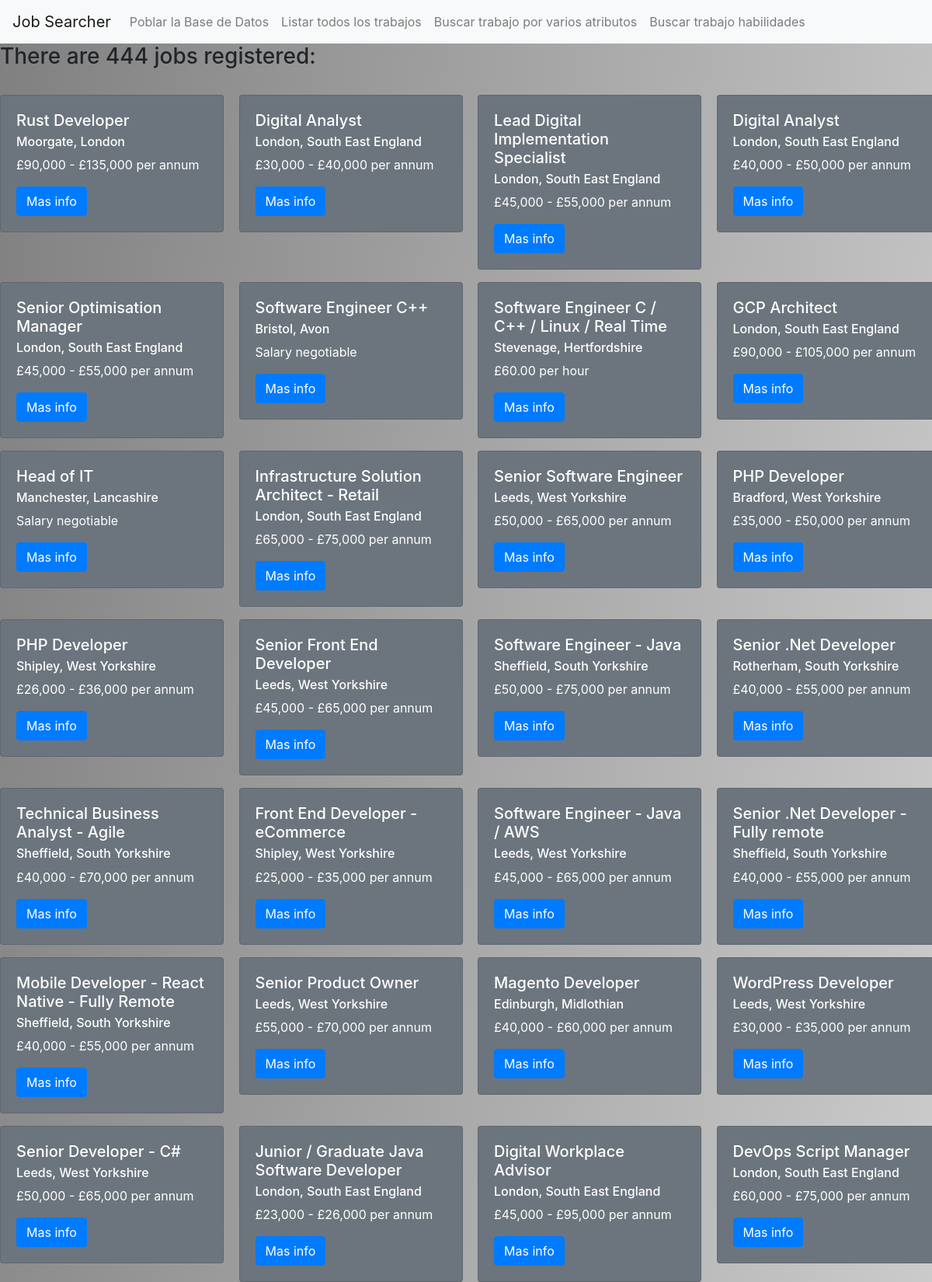
/listJobs/ (upper part), run on the app's committed database.
### principal/models.py (models this page shows, shortened)
class Job(models.Model):
    title = models.CharField(max_length=250)
    location = models.CharField(max_length=100)
    salary = models.CharField(max_length=100)
    type = models.CharField(max_length=200)
    tags = models.ManyToManyField(Tag)
    url = models.CharField(max_length=70)

### principal/views.py (the view)
# urls.py: path('listJobs/', views.listJobs),
def listJobs(request):
    jobs = Job.objects.all().values()
    return render(request,'index.html', {'jobs': jobs})

### principal/templates/index.html (shortened to what this page needs)
<!DOCTYPE html>
<html lang="en">
<head>
    <link rel="stylesheet" href="https://stackpath.bootstrapcdn.com/bootstrap/4.3.1/css/bootstrap.min.css">
</head>
<body style="background: linear-gradient(to bottom right, grey , white) no-repeat fixed; background-size: cover;">
    <div>
    {% include 'header.html' %}
    {% if jobs %}
        <h3>There are {{ jobs|length }} jobs registered:</h2>
        <br>
        <div class="row">
            {% for j in jobs %}
            <div class="col-sm-3">
                <div class="card text-white bg-secondary mb-3" style="width: 18rem;">
                    <div class="card-body">
                    <h5 class="card-title">{{ j.title }}</h5>
                    <h6 class="card-subtitle mb-2" style="color: white;">{{ j.location }} </h6>
                    <p class="card-text">{{ j.salary }} </p>
                    <a href="{{ j.url }}" class="btn btn-primary">Mas info</a>
                    </div>
                </div>
            </div>
            {% endfor %}
        </div>
    {% endif %}
    </div>
</body>
</html>

### principal/templates/header.html (shortened to what this page needs)
<nav class="navbar navbar-expand-lg navbar-light bg-light">
    <a class="navbar-brand" href="/">Job Searcher</a>
    <div class="collapse navbar-collapse" id="navbarNav">
      <ul class="navbar-nav">
        <li class="nav-item">
          <a class="nav-link" href="/populate/">Poblar la Base de Datos</a>
        </li>
        <li class="nav-item">
          <a class="nav-link" href="/listJobs/">Listar todos los trabajos</a>
        </li>
        <li class="nav-item">
          <a class="nav-link" href="/searchByMultipleField/">Buscar trabajo por varios atributos</a>
        </li>
        <li class="nav-item">
            <a class="nav-link" href="/searchBySkills/">Buscar trabajo habilidades</a>
        </li>
      </ul>
    </div>
  </nav>

### data on the page
Job: title "Rust Developer", location "Moorgate, London", salary "£90,000 - £135,000 per annum"
Job: title "Digital Analyst", location "London, South East England", salary "£30,000 - £40,000 per annum"
Job: title "Lead Digital Implementation Specialist", location "London, South East England", salary "£45,000 - £55,000 per annum"
Job: title "Digital Analyst", location "London, South East England", salary "£40,000 - £50,000 per annum"
Job: title "Senior Optimisation Manager", location "London, South East England", salary "£45,000 - £55,000 per annum"
Job: title "Software Engineer C++", location "Bristol, Avon", salary "Salary negotiable"
Job: title "Software Engineer C / C++ / Linux / Real Time", location "Stevenage, Hertfordshire", salary "£60.00 per hour"
Job: title "GCP Architect", location "London, South East England", salary "£90,000 - £105,000 per annum"
Job: title "Head of IT", location "Manchester, Lancashire", salary "Salary negotiable"
Job: title "Infrastructure Solution Architect - Retail", location "London, South East England", salary "£65,000 - £75,000 per annum"
Job: title "Senior Software Engineer", location "Leeds, West Yorkshire", salary "£50,000 - £65,000 per annum"
Job: title "PHP Developer", location "Bradford, West Yorkshire", salary "£35,000 - £50,000 per annum"
Job: title "PHP Developer", location "Shipley, West Yorkshire", salary "£26,000 - £36,000 per annum"
Job: title "Senior Front End Developer", location "Leeds, West Yorkshire", salary "£45,000 - £65,000 per annum"
Job: title "Software Engineer - Java", location "Sheffield, South Yorkshire", salary "£50,000 - £75,000 per annum"
Job: title "Senior .Net Developer", location "Rotherham, South Yorkshire", salary "£40,000 - £55,000 per annum"
Job: title "Technical Business Analyst - Agile", location "Sheffield, South Yorkshire", salary "£40,000 - £70,000 per annum"
Job: title "Front End Developer - eCommerce", location "Shipley, West Yorkshire", salary "£25,000 - £35,000 per annum"
Job: title "Software Engineer - Java / AWS", location "Leeds, West Yorkshire", salary "£45,000 - £65,000 per annum"
Job: title "Senior .Net Developer - Fully remote", location "Sheffield, South Yorkshire", salary "£40,000 - £55,000 per annum"
Job: title "Mobile Developer - React Native - Fully Remote", location "Sheffield, South Yorkshire", salary "£40,000 - £55,000 per annum"
Job: title "Senior Product Owner", location "Leeds, West Yorkshire", salary "£55,000 - £70,000 per annum"
Job: title "Magento Developer", location "Edinburgh, Midlothian", salary "£40,000 - £60,000 per annum"
Job: title "WordPress Developer", location "Leeds, West Yorkshire", salary "£30,000 - £35,000 per annum"
Job: title "Senior Developer - C#", location "Leeds, West Yorkshire", salary "£50,000 - £65,000 per annum"
Job: title "Junior / Graduate Java Software Developer", location "London, South East England", salary "£23,000 - £26,000 per annum"
Job: title "Digital Workplace Advisor", location "London, South East England", salary "£45,000 - £95,000 per annum"
Job: title "DevOps Script Manager", location "London, South East England", salary "£60,000 - £75,000 per annum"

### other printed values
{{ jobs|length }} "444"
